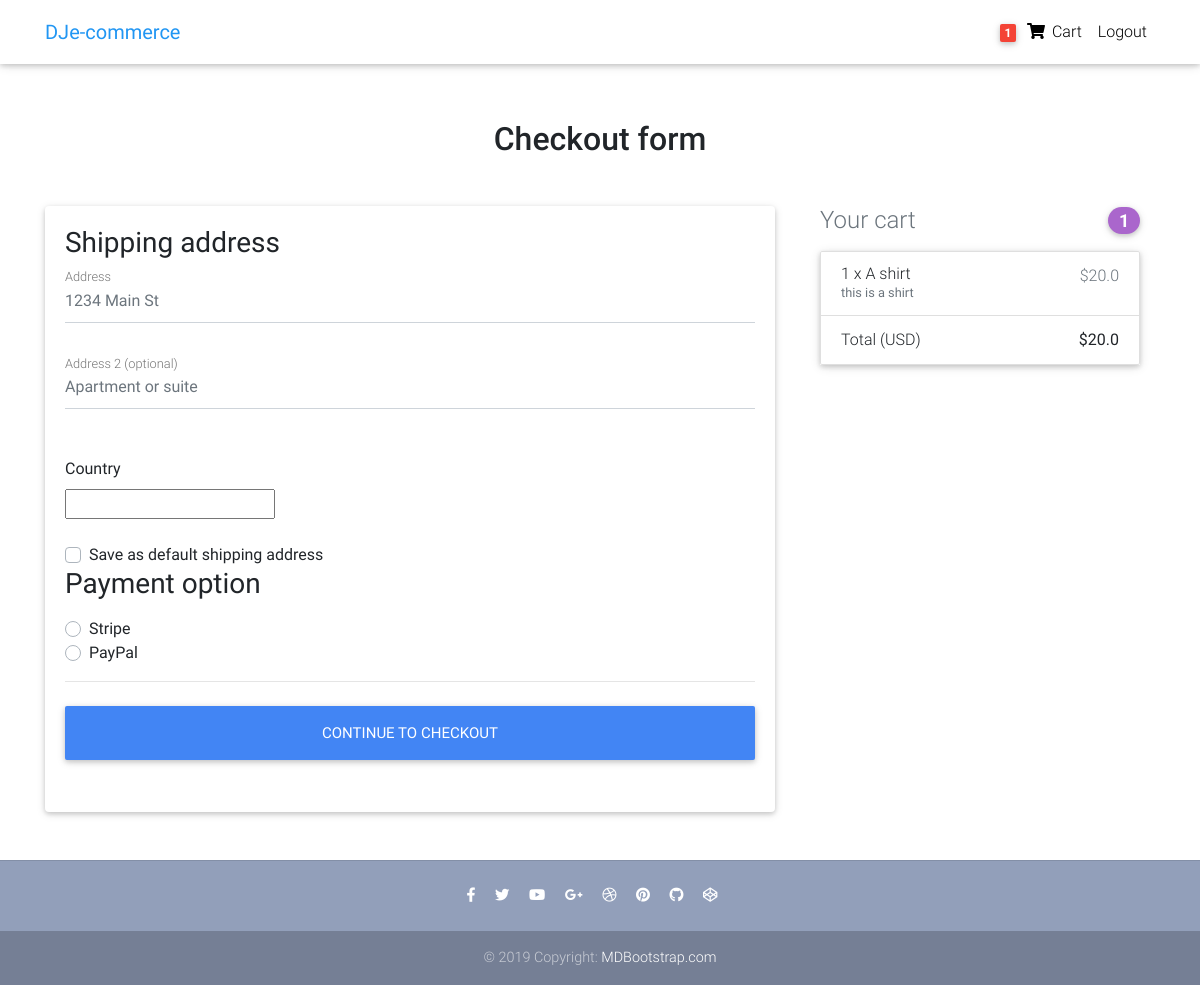
/checkout/ (signed in), run on an earlier commit of the app's database.
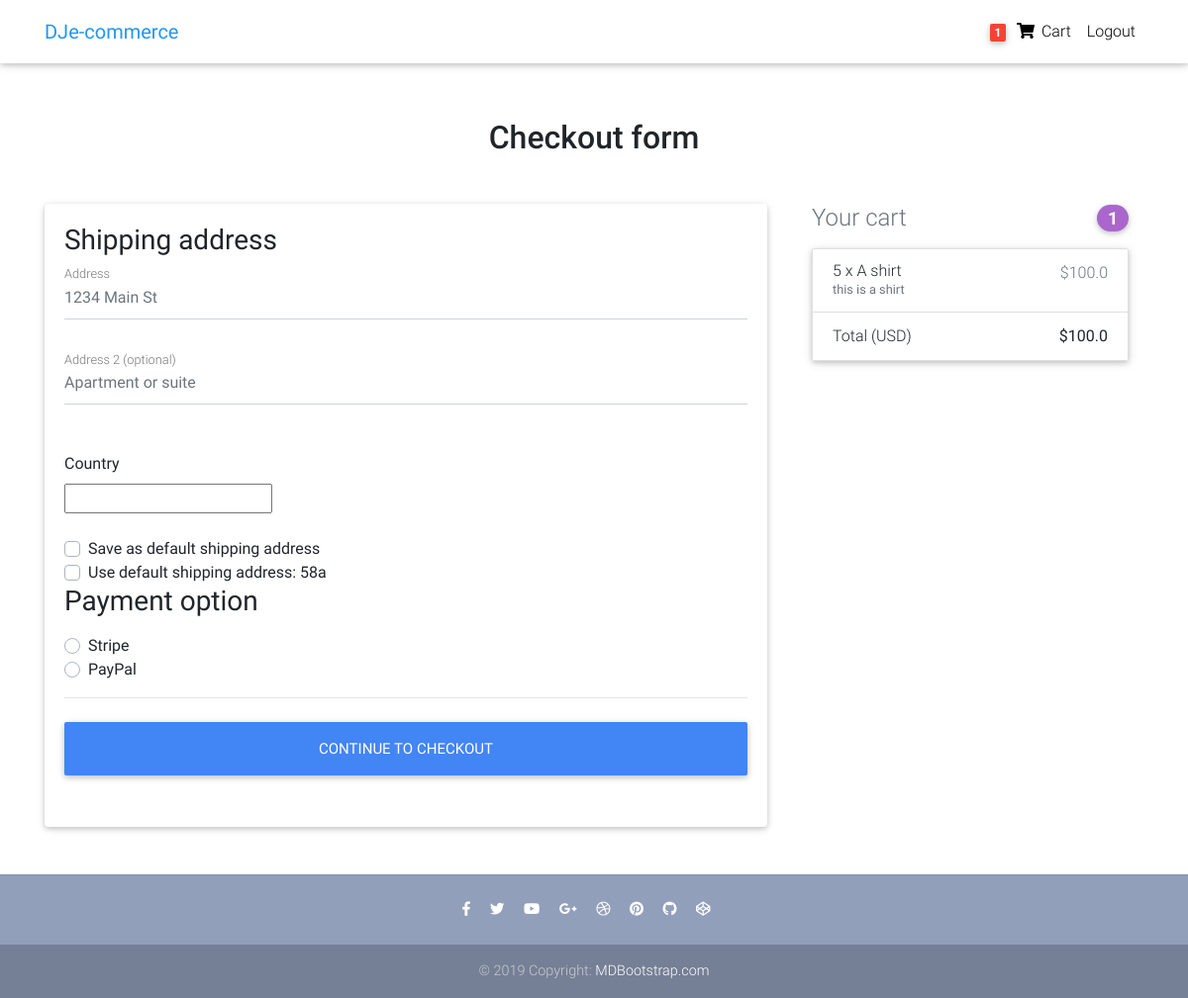
And on a later commit of the database.
### core/models.py (models this page shows, shortened)
class OrderItem(models.Model):
    user = models.ForeignKey(settings.AUTH_USER_MODEL,
                             on_delete=models.CASCADE)
    ordered = models.BooleanField(default=False)
    item = models.ForeignKey(Item, on_delete=models.CASCADE)
    quantity = models.IntegerField(default=1)
    def get_total_discount_item_price(self):
        return self.quantity * self.item.discount_price
    def get_final_price(self):
        if self.item.discount_price:
            return self.get_total_discount_item_price()
        return self.get_total_item_price()

class Item(models.Model):
    title = models.CharField(max_length=100)
    price = models.FloatField()
    discount_price = models.FloatField(blank=True, null=True)
    slug = models.SlugField()
    description = models.TextField()
    image = models.ImageField()

class Order(models.Model):
    user = models.ForeignKey(settings.AUTH_USER_MODEL,
                             on_delete=models.CASCADE)
    ref_code = models.CharField(max_length=20, blank=True, null=True)
    items = models.ManyToManyField(OrderItem)
    start_date = models.DateTimeField(auto_now_add=True)
    ordered_date = models.DateTimeField()
    ordered = models.BooleanField(default=False)
    shipping_address = models.ForeignKey(
        'Address', related_name='shipping_address', on_delete=models.SET_NULL, blank=True, null=True)
    payment = models.ForeignKey(
        'Payment', on_delete=models.SET_NULL, blank=True, null=True)
    coupon = models.ForeignKey(
        'Coupon', on_delete=models.SET_NULL, blank=True, null=True)
    being_delivered = models.BooleanField(default=False)
    received = models.BooleanField(default=False)
    refund_requested = models.BooleanField(default=False)
    refund_granted = models.BooleanField(default=False)
    '''
    1. Item added to cart
    2. Adding a billing address
    (Failed checkout)
    3. Payment
    (Preprocessing, processing, packaging etc.)
    4. Being delivered
    5. Received
    6. Refunds
    '''
    def get_total(self):
        total = 0
        for order_item in self.items.all():
            total += order_item.get_final_price()
        if self.coupon:
            total -= self.coupon.amount
        return total

class Address(models.Model):
    user = models.ForeignKey(settings.AUTH_USER_MODEL,
                             on_delete=models.CASCADE)
    street_address = models.CharField(max_length=100)
    apartment_address = models.CharField(max_length=100)
    country = CountryField(multiple=False)
    default = models.BooleanField(default=False)
    class Meta:
        verbose_name_plural = 'Addresses'

### core/views.py (the view, shortened to what this page needs)
# urls.py: path('checkout/', CheckoutView.as_view(), name='checkout'),
class CheckoutView(View):
    def get(self, *args, **kwargs):
        try:
            order = Order.objects.get(user=self.request.user, ordered=False)
            form = CheckoutForm()
            context = {
                'form': form,
                'order': order,
                'DISPLAY_COUPON_FORM': True
            }
            shipping_address_qs = Address.objects.filter(
                user=self.request.user,
                default=True
            )
            if shipping_address_qs.exists():
                context.update(
                    {'default_shipping_address': shipping_address_qs[0]})
            return render(self.request, "checkout.html", context)
        except ObjectDoesNotExist:
            messages.info(self.request, "You do not have an active order")
            return redirect("core:checkout")

### core/forms.py
class CheckoutForm(forms.Form):
    shipping_address = forms.CharField(required=False)
    shipping_address2 = forms.CharField(required=False)
    shipping_country = CountryField(blank_label='(select country)').formfield(
        required=False,
        widget=CountrySelectWidget(attrs={
            'class': 'custom-select d-block w-100',
        }))
    set_default_shipping = forms.BooleanField(required=False)
    use_default_shipping = forms.BooleanField(required=False)
    payment_option = forms.ChoiceField(
        widget=forms.RadioSelect, choices=PAYMENT_CHOICES)

### core/templatetags/cart_template_tags.py (called while the page is built)
@register.filter
def cart_item_count(user):
    if user.is_authenticated:
        qs = Order.objects.filter(user=user, ordered=False)
        if qs.exists():
            return qs[0].items.count()
    return 0

### templates/checkout.html (shortened to what this page needs)
{% extends "base.html" %}
{% load crispy_forms_tags %}
{% block content %}
  <main >
    <div class="container wow fadeIn">
      <h2 class="my-5 h2 text-center">Checkout form</h2>
      <div class="row">
        <div class="col-md-8 mb-4">
          <div class="card">
            <form method="POST" class="card-body">
              <h3>Shipping address</h3>
              <div class='hideable_shipping_form'>
                <div class="md-form mb-5">
                  <input type='text' placeholder='1234 Main St' id='shipping_address' name='shipping_address' class='form-control' />
                  <label for="shipping_address" class="">Address</label>
                </div>
                <div class="md-form mb-5">
                  <input type='text' placeholder='Apartment or suite' id='shipping_address2' name='shipping_address2' class='form-control' />
                  <label for="shipping_address2" class="">Address 2 (optional)</label>
                </div>
                <div class="row">
                  <div class="col-lg-4 col-md-12 mb-4">
                    <label for="shipping_country">Country</label>
                    {{ form.shipping_country }}
                  </div>
                </div>
                <div class="custom-control custom-checkbox">
                  <label class="custom-control-label" for="set_default_shipping">Save as default shipping address</label>
                </div>
              </div>
              {% if default_shipping_address %}
              <div class="custom-control custom-checkbox">
                <label class="custom-control-label" for="use_default_shipping">Use default shipping address: {{ default_shipping_address.street_address|truncatechars:10 }}</label>
              </div>
              {% endif %}
              <h3>Payment option</h3>
              <div class="d-block my-3">
                {% for value, name in form.fields.payment_option.choices %}
                <div class="custom-control custom-radio">
                  <label class="custom-control-label" for="{{ name }}">{{ name }}</label>
                </div>
                {% endfor %}
              </div>
              <hr class="mb-4">
              <button class="btn btn-primary btn-lg btn-block" type="submit">Continue to checkout</button>
            </form>
          </div>
        </div>
        <div class="col-md-4 mb-4">
          {% include "order_snippet.html" %}
        </div>
      </div>
    </div>
  </main>
{% endblock content %}

### templates/order_snippet.html
<div class="col-md-12 mb-4">
    <h4 class="d-flex justify-content-between align-items-center mb-3">
    <span class="text-muted">Your cart</span>
    <span class="badge badge-secondary badge-pill">{{ order.items.count }}</span>
    </h4>
    <ul class="list-group mb-3 z-depth-1">
    {% for order_item in order.items.all %}
    <li class="list-group-item d-flex justify-content-between lh-condensed">
        <div>
        <h6 class="my-0">{{ order_item.quantity }} x {{ order_item.item.title}}</h6>
        <small class="text-muted">{{ order_item.item.description}}</small>
        </div>
        <span class="text-muted">${{ order_item.get_final_price }}</span>
    </li>
    {% endfor %}
    <li class="list-group-item d-flex justify-content-between">
        <span>Total (USD)</span>
        <strong>${{ order.get_total }}</strong>
    </li>
    </ul>
</div>

What changed in the data, as far as the page shows it:
added Address: street_address "58a"
changed Order: get_total "20.0" → "100.0"
changed OrderItem "A shirt": quantity "1" → "5"; get_final_price "20.0" → "100.0"
Also different on the page:
text now shown: "Use default shipping address:"
